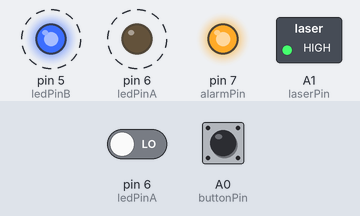
A sketch run on a simulated Arduino Uno, built with avr-gcc and run on an emulated ATmega328P. Shown: switched loads named in the sketch (green lamp = pin HIGH), output pins drawn as LEDs (lit = HIGH). Dashed ring = blinking. The inputs (shaded band) are chosen by the test bench; at power-on: A0 (buttonPin) HIGH, pin 6 (ledPinA) LOW.

Above: at 2.52 s.
2.9 s: A0 (buttonPin) pulled LOW for 1.15 s
At 4.36 s:
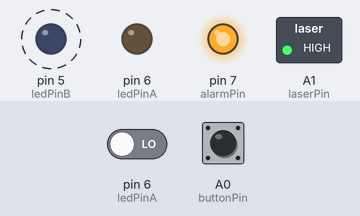
6.4 s: A0 (buttonPin) pulled LOW for 3.2 s
At 9.1 s:
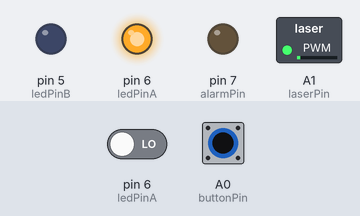
11.1 s: A0 (buttonPin) pulled LOW for 1.15 s
At 12.55 s:
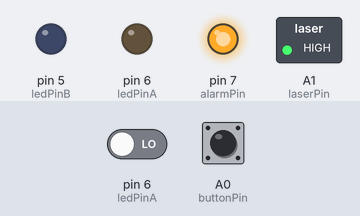
14.6 s: pin 6 (ledPinA) driven HIGH
At 14.76 s:
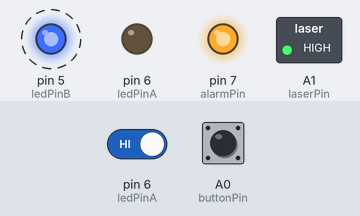
18.1 s: pin 6 (ledPinA) driven LOW
At 18.21 s:
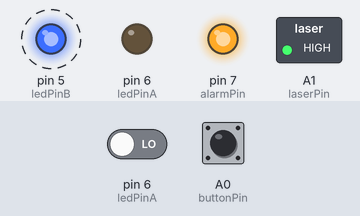
21.6 s: A0 (buttonPin) pulled LOW for 1.15 s
At 23.25 s:
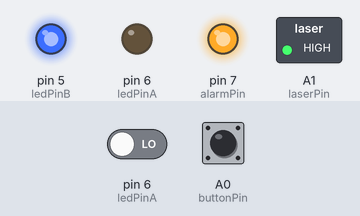
Timing chart, 0 to 26.1 s (numbered marks = the images above; inputs shaded):
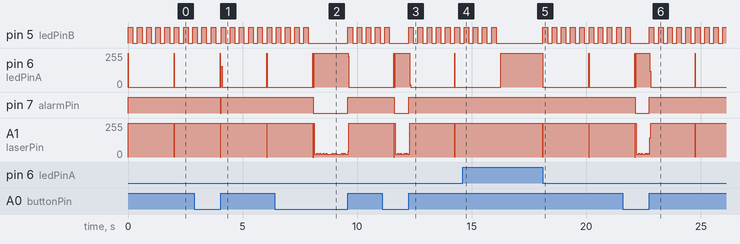

Measured:
- after the input at 2.9 s, pin 7 (alarmPin): HIGH → LOW after 1.1 s, → HIGH 0.02 s later
- after the input at 6.4 s, pin 7 (alarmPin): HIGH → LOW after 1.7 s, → HIGH 1.5 s later
- after the input at 11.1 s, pin 7 (alarmPin): HIGH → LOW after 0.51 s, → HIGH 0.64 s later
- after the input at 14.6 s, pin 5 (ledPinB): goes on until 16.1 s, then stays LOW; pin 6 (ledPinA): goes on until 16.3 s, then stays 255/255; A1 (laserPin): stays 255/255 (without the input it goes to 0/255 after 1.7 s)
- after the input at 18.1 s, pin 5 (ledPinB): alternates HIGH for 0.20 s and LOW for 0.20 s, starting at once; pin 6 (ledPinA): 255/255 → 0/255 at once; A1 (laserPin): alternates 255/255 for 2.0 s and 0/255 for 0.01 s, starting at once
- after the input at 21.6 s, pin 7 (alarmPin): HIGH → LOW after 0.54 s, → HIGH 0.62 s later

The sketch:

ch_10_laser_alarm.ino
```cpp
const int ledPinA = 6;
const int ledPinB = 5;
const int laserPin = A1;
const int buttonPin = A0;
const int alarmPin = 7;

const int laserNoLaserRatio = 3;

boolean alarmTriggered = false;

void setup()
{
 pinMode(laserPin, OUTPUT);
 pinMode(ledPinB, OUTPUT);
 pinMode(buttonPin, INPUT_PULLUP);
 pinMode(alarmPin, OUTPUT);
}

void loop()
{
  if (! laserOnTarget())
  {
    alarmTriggered = true;
  }
  if (digitalRead(buttonPin) == LOW)
  {
    alarmTriggered = false;
  }
  digitalWrite(alarmPin, alarmTriggered);
  if (alarmTriggered)
  {
    flashLED();
  }
}

long readLightIntensity()
{
  // brighter = smaller number
  pinMode(ledPinA, OUTPUT);
  digitalWrite(ledPinA, HIGH);
  digitalWrite(ledPinB, LOW);
  delay(1);
  long startTime = micros();
  pinMode(ledPinA, INPUT);
  while (digitalRead(ledPinA)) {};
  long endTime = micros();
  return endTime - startTime;
}

boolean laserOnTarget()
{
  long readingWithLaser = readLightIntensity();
  digitalWrite(laserPin, LOW);
  delay(10);
  long readingNoLaser = readLightIntensity();
  digitalWrite(laserPin, HIGH);
  return (readingWithLaser < (readingNoLaser / laserNoLaserRatio));
}

void flashLED()
{
  pinMode(ledPinA, OUTPUT);
  digitalWrite(ledPinA, LOW);
  for (int i = 0; i < 5; i++)
  {
    digitalWrite(ledPinB, HIGH);
    delay(200);
    digitalWrite(ledPinB, LOW);
    delay(200);
  }
}
```
